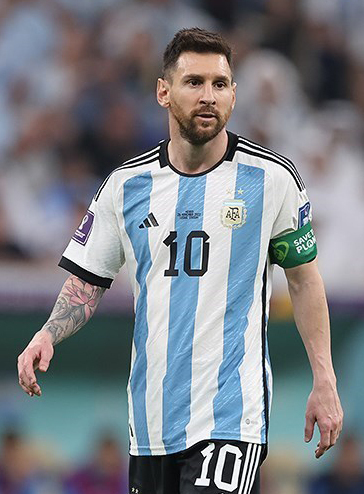
#> input picture Probabilidad (Incertidumbre)/_48_Preprocesado_Filtros_imagen.jpg, 364 x 494 px
$ python _48_Preprocesado_Filtros_imagen.py
#> lines starting #> are read from the running program, lines starting #| are printed output that depends on the picture; after the words box and inside, x2 and y2 are one past the last pixel; in counts of white or black regions, pixels touching at a corner belong together
import cv2
import numpy as np

img = cv2.imread('_48_Preprocesado_Filtros_imagen.jpg')
#> img is the input picture: shape (494, 364, 3); mean B, G, R 133.1, 127.1, 123.2


# Si la imagen no se carga, es posible que la ruta sea incorrecta o la imagen no exista
if img is None:
    print("No se pudo cargar la imagen. Verifica la ruta y asegúrate de que la imagen exista.")
else:
    # Convertir la imagen a HSV
    img2 = cv2.cvtColor(img, cv2.COLOR_BGR2HSV)
#> img2: shape (494, 364, 3); mean H, S, V 90.7, 52.5, 141

    # Definir el rango de color azul en HSV
    b_low = np.array([100, 50, 50], np.uint8)
    b_high = np.array([120, 255, 255], np.uint8)


    # Aplicar la máscara para detectar el color amarillo
    mascara2 = cv2.inRange(img2, b_low, b_high)
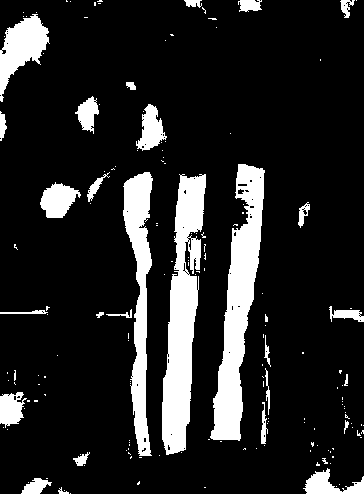
#> mascara2: shape (494, 364); 14.6% white; 167 white regions (139 under 20 px), largest, box (x1, y1, x2, y2) and area: (162, 174, 206, 455) 6884, (210, 164, 265, 441) 6661, (123, 172, 153, 456) 4236

    # Mostrar la imagen original
    cv2.imshow('Imagen Original', img)

    # Mostrar la máscara amarilla
    cv2.imshow('Amarillo', mascara2)

    # Esperar a que se presione una tecla y cerrar las ventanas
    cv2.waitKey(0)
    cv2.destroyAllWindows()
